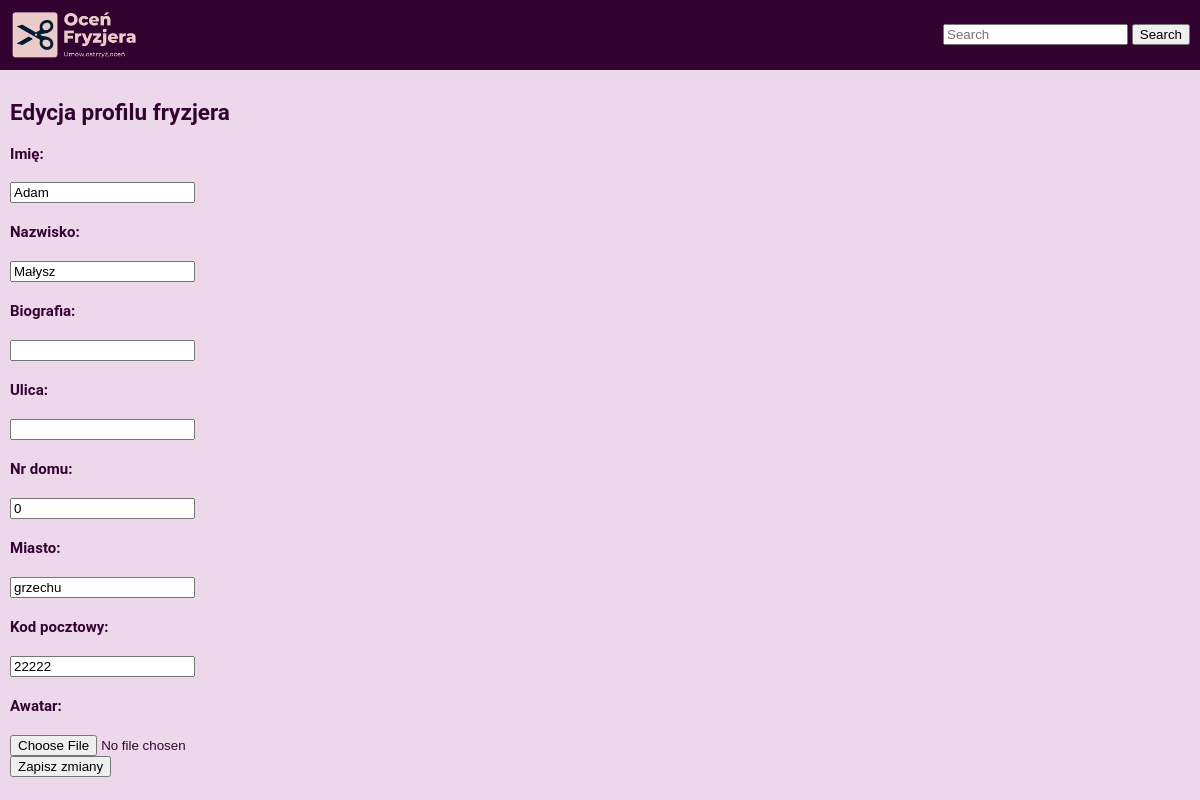
/edytuj_fryzjera/3, run on an earlier commit of the app's database.
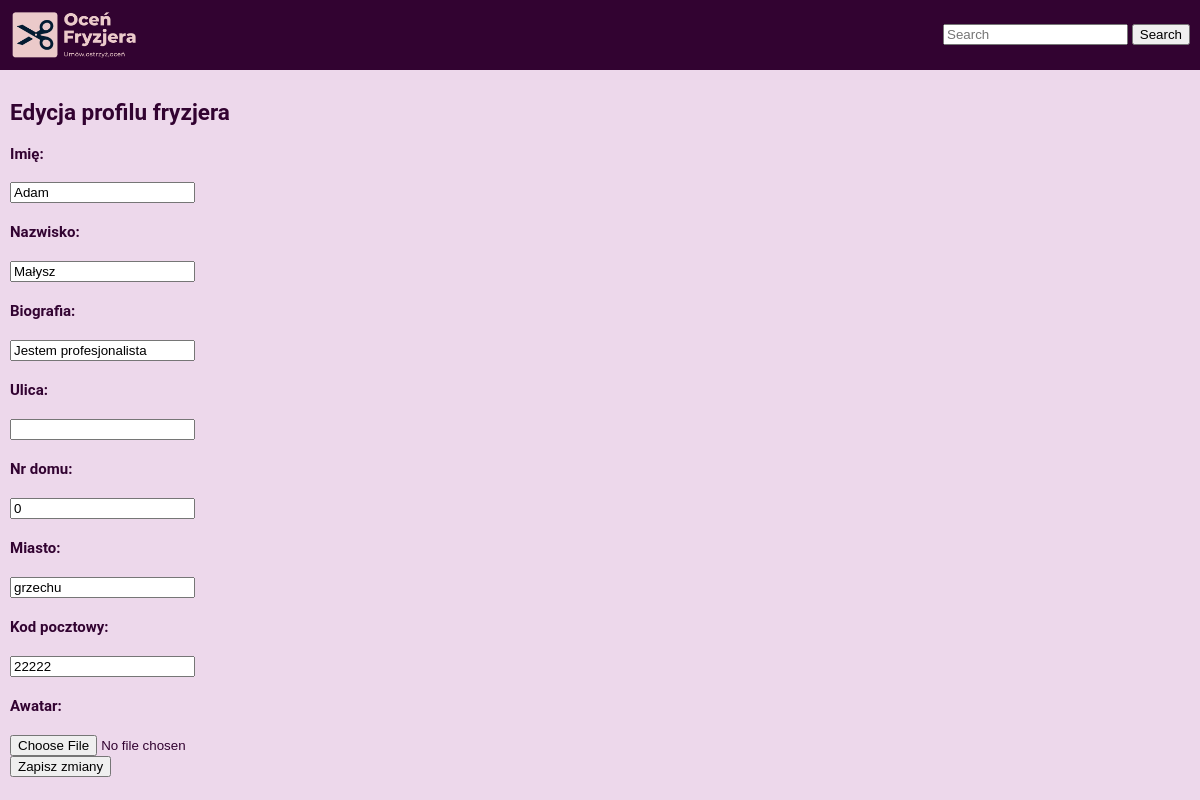
And on a later commit of the database.
### main/models.py (models this page shows, shortened)
class Fryzjer(models.Model):
    salon_to_add = models.ManyToManyField(SalonRelationship)
    user = models.ForeignKey(User, on_delete=models.CASCADE)
    imie = models.CharField(max_length=50, null=True)
    nazwisko = models.CharField(max_length=50, null=True)
    srednia_ocena = models.FloatField(blank=True, null=True)
    liczba_ocen = models.IntegerField(blank=True, null=True)
    bio = models.CharField(max_length=5000, null=True)
    ulica = models.CharField(max_length=50, blank=True, null=True)
    nr_domu = models.IntegerField(default=0, blank=True, null=True)
    miasto = models.CharField(max_length=50, null=True)
    kod_pocztowy = models.CharField(max_length=20, null=True)
    nr_tel = models.CharField(max_length=20, default='no number')
    avatar = models.ImageField(upload_to='main/static/ocen_fryzjera/avatars/fryzjers/', null=True, blank=True)
    invites = models.ManyToManyField('self', related_name='invites')
    invite_sent = models.ManyToManyField('self', blank=True, related_name='invites_sent', symmetrical=False)
    invite_received = models.ManyToManyField('self', blank=True, related_name='invites_received', symmetrical=False)

### main/views.py (the view, shortened to what this page needs)
# urls.py: path('edytuj_fryzjera/<int:id>', views.edytuj_fryzjera, name='edytuj_fryzjera'),
def edytuj_fryzjera(request, id):
    context = {}
    profile = Fryzjer.objects.all().filter(id=id).first()
    try:
        oldPath=profile.avatar.path
    except:
        oldPath=None
    EditForm = FryzjerUpdateForm(instance=profile)
    context = {
        'profile': profile,
        'EditForm': EditForm,
    }
    return render(request, 'main/edytuj_fryzjera.html', context)

### main/forms.py
class FryzjerUpdateForm(forms.ModelForm):
    class Meta:
        model = Fryzjer
        fields = ('imie', 'nazwisko', 'bio', 'ulica', 'nr_domu', 'miasto', 'kod_pocztowy', 'avatar')

### main/templates/main/edytuj_fryzjera.html (shortened to what this page needs)
{% extends 'main/base.html' %}
{% block content %}
<div>
        <h2>Edycja profilu fryzjera</h2>
        <form method="POST" enctype="multipart/form-data">
                <div class="input-group mb-3">
                        <h4>Imię: </h4>{{EditForm.imie}}
                </div>
                <div class="input-group mb-2">
                        <h4>Nazwisko: </h4>{{EditForm.nazwisko}}
                </div>
				<div class="input-group mb-2">
                        <h4>Biografia: </h4>{{EditForm.bio}}
                </div>
                <div class="input-group mb-2">
                        <h4>Ulica: </h4>{{EditForm.ulica}}
                </div>
                <div class="input-group mb-2">
                        <h4>Nr domu: </h4>{{EditForm.nr_domu}}
                </div>
                <div class="input-group mb-2">
                        <h4>Miasto: </h4>{{EditForm.miasto}}
                </div>
                <div class="input-group mb-2">
                        <h4>Kod pocztowy: </h4>{{EditForm.kod_pocztowy}}
                </div>
                <div class="input-group mb-2">
                        <h4>Awatar: </h4>{{EditForm.avatar}}
                 </div>
                <button type="submit">Zapisz zmiany</button>
        </form>
</div>
{% endblock %}

What changed in the data, as far as the page shows it:
changed Fryzjer "Adam": bio (not shown) → "Jestem profesjonalista"
